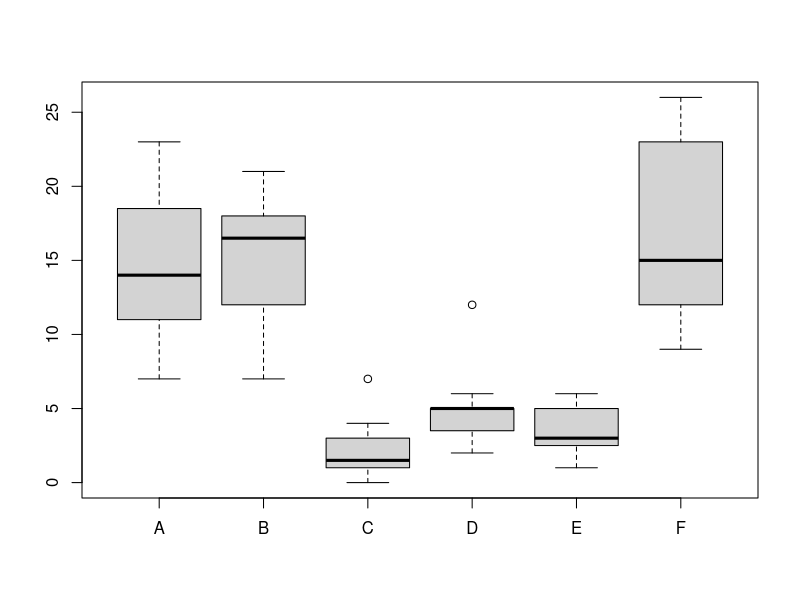
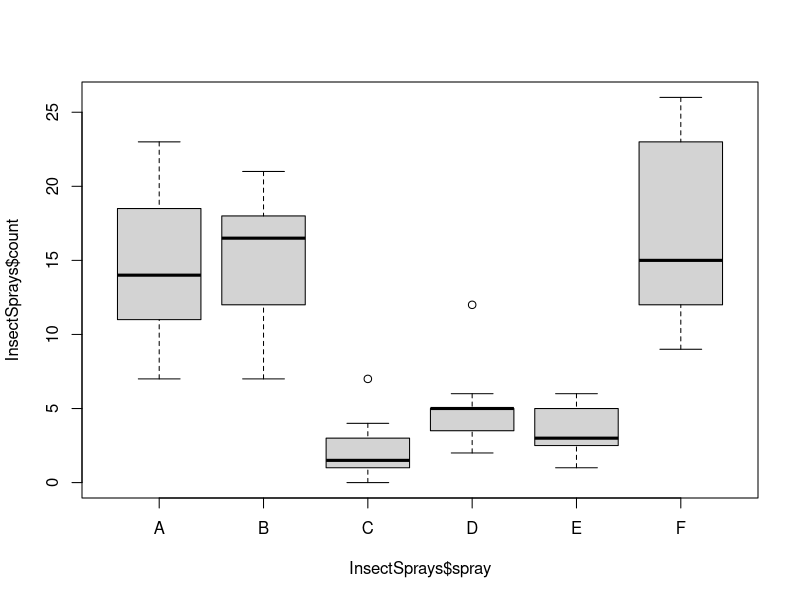

These figures' R source, in order: (Note: this script raises an error after producing the figures.)
head(InsectSprays)

# Boxplot using split
boxplot(split(InsectSprays$count, InsectSprays$spray))

# Boxplot using a formula
boxplot(InsectSprays$count ~ InsectSprays$spray)

# Exercise 1: Which spray seems the most effectiveß
# C

# Exercise 2: Use boxplots and historgrams to compare the finishing times of males and females
# Result: Males and females have simiar right skewed distributions with the former,
# 20 minutes shifted to the left
library(dplyr)
data(nym.2002, package = "UsingR")

boxplot(nym.2002$time ~ nym.2002$gender)
male_times <- filter(nym.2002, gender == "Male") %>% select(time) %>% unlist()
female_times <- filter(nym.2002, gender == "Female") %>% select(time) %>% unlist()
par(mfrow=c(1,2))
hist(male_times)
hist(female_times)